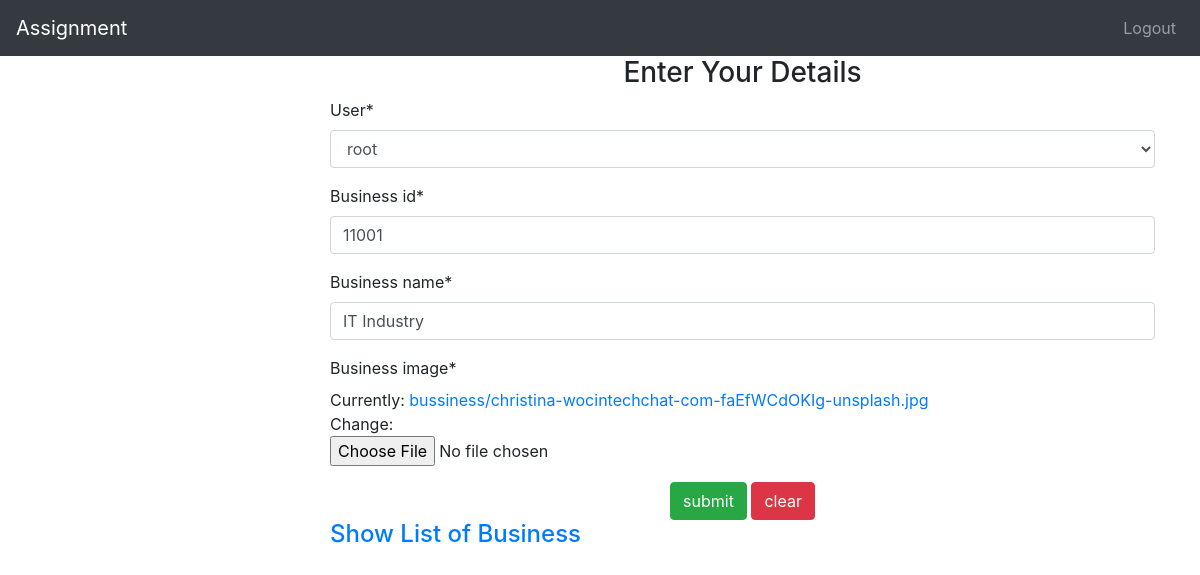
/1/edit (signed in), run on the app's committed database.
### business/models.py (models this page shows, shortened)
class Business(models.Model):
    user = models.ForeignKey(User, on_delete=models.CASCADE)
    business_id = models.CharField(max_length=20)
    business_name = models.CharField(max_length=100)
    business_image = models.ImageField(upload_to='bussiness/')

### business/views.py (the view)
# urls.py: path('<int:id>/edit', business_edit_view, name="business-edit"),
def business_edit_view(request,id):
    if not request.user.is_authenticated:
        return redirect('/employee/login')
    context = {}
    business = Business.objects.get(id=id)
    form = BusinessForm(request.POST or None, request.FILES or None, instance = business)
    if request.POST:
        if form.is_valid():
            form.save()
            return redirect('/')
        else:
            return HttpResponse('Not Valid')
    else:
        context['form'] = form
    return render(request, 'business/business_create.html', context)

### business/form.py
class BusinessForm(forms.ModelForm):
	class Meta:
		model = Business
		fields = '__all__'

### templates/business/business_create.html (shortened to what this page needs)
{% extends 'base.html' %}
{% block content %}
<div class="container">
    <div class="row">
        <div class="offset-md-3 col md-6">
            {% load crispy_forms_tags %}
            <form method="post" enctype="multipart/form-data">
                <center>
                    <h3>Enter Your Details</h3>
                </center>
                {{ form|crispy }}
                <center>
                    <input type="submit" value="submit" class="btn btn-success">
                    <input type="reset" value="clear" class="btn btn-danger">
                </center>
                <h4><a href="/">Show List of Business</a> </h4>
            </form>
        </div>
    </div>
</div>
{% endblock %}

### data on the page
Business: user "root", business_id "11001", business_name "IT Industry"
